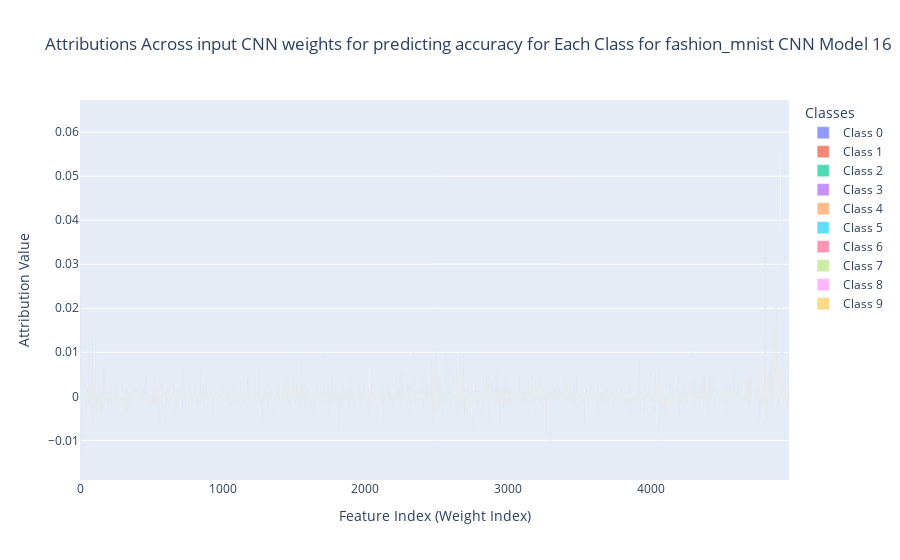

Notebook source saved alongside this figure:
### Markdown cell above
Let's plot the results (zoom in and scroll around)

### Code cell
import plotly.graph_objects as go

# Create a grouped bar chart
fig = go.Figure()

for class_idx, class_attributions in attributions.items():
    mean_attributions = class_attributions
    fig.add_trace(go.Bar(
        x=list(range(len(mean_attributions))),
        y=mean_attributions,
        name=f'Class {class_idx}',
        width=0.9,
        opacity=0.7,
    ))

# Add layout details
fig.update_layout(
    title=f'Attributions Across input CNN weights for predicting accuracy for Each Class for {dataset} CNN Model {CNN_index}',
    xaxis_title='Feature Index (Weight Index)',
    yaxis_title='Attribution Value',
    barmode='overlay',  # Align bars for each dataset
    legend_title='Classes'
)

fig.show()

### Figure 1 — Plotly figure (JSON) as saved in the notebook; plotly's stock layout.template omitted (floating-point values rounded to 4 significant figures; data arrays with more than 128 entries replaced by an {"elided": "..."} marker saying what was removed)
{"data": [{"name": "Class 0", "opacity": 0.7, "type": "bar", "width": 0.9, "x": {"elided": "4970 int values"}, "y": {"elided": "4970 float values"}}, {"name": "Class 1", "opacity": 0.7, "type": "bar", "width": 0.9, "x": {"elided": "4970 int values"}, "y": {"elided": "4970 float values"}}, {"name": "Class 2", "opacity": 0.7, "type": "bar", "width": 0.9, "x": {"elided": "4970 int values"}, "y": {"elided": "4970 float values"}}, {"name": "Class 3", "opacity": 0.7, "type": "bar", "width": 0.9, "x": {"elided": "4970 int values"}, "y": {"elided": "4970 float values"}}, {"name": "Class 4", "opacity": 0.7, "type": "bar", "width": 0.9, "x": {"elided": "4970 int values"}, "y": {"elided": "4970 float values"}}, {"name": "Class 5", "opacity": 0.7, "type": "bar", "width": 0.9, "x": {"elided": "4970 int values"}, "y": {"elided": "4970 float values"}}, {"name": "Class 6", "opacity": 0.7, "type": "bar", "width": 0.9, "x": {"elided": "4970 int values"}, "y": {"elided": "4970 float values"}}, {"name": "Class 7", "opacity": 0.7, "type": "bar", "width": 0.9, "x": {"elided": "4970 int values"}, "y": {"elided": "4970 float values"}}, {"name": "Class 8", "opacity": 0.7, "type": "bar", "width": 0.9, "x": {"elided": "4970 int values"}, "y": {"elided": "4970 float values"}}, {"name": "Class 9", "opacity": 0.7, "type": "bar", "width": 0.9, "x": {"elided": "4970 int values"}, "y": {"elided": "4970 float values"}}], "layout": {"barmode": "overlay", "legend": {"title": {"text": "Classes"}}, "title": {"text": "Attributions Across input CNN weights for predicting accuracy for Each Class for fashion_mnist CNN Model 16"}, "xaxis": {"title": {"text": "Feature Index (Weight Index)"}}, "yaxis": {"title": {"text": "Attribution Value"}}}}
